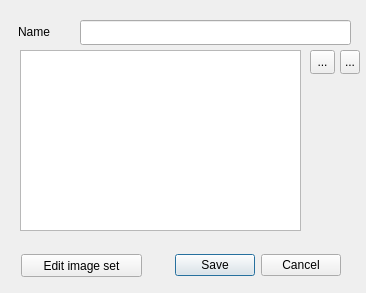
<?xml version="1.0" encoding="UTF-8"?>
<ui version="4.0">
 <class>CDlgFrameSet</class>
 <widget class="QDialog" name="CDlgFrameSet">
  <property name="geometry">
   <rect>
    <x>0</x>
    <y>0</y>
    <width>366</width>
    <height>293</height>
   </rect>
  </property>
  <property name="minimumSize">
   <size>
    <width>366</width>
    <height>293</height>
   </size>
  </property>
  <property name="maximumSize">
   <size>
    <width>366</width>
    <height>293</height>
   </size>
  </property>
  <property name="windowTitle">
   <string>Dialog</string>
  </property>
  <widget class="QDialogButtonBox" name="buttonBox">
   <property name="geometry">
    <rect>
     <x>0</x>
     <y>250</y>
     <width>341</width>
     <height>31</height>
    </rect>
   </property>
   <property name="orientation">
    <enum>Qt::Horizontal</enum>
   </property>
   <property name="standardButtons">
    <set>QDialogButtonBox::Cancel|QDialogButtonBox::Save</set>
   </property>
  </widget>
  <widget class="QLineEdit" name="eName">
   <property name="geometry">
    <rect>
     <x>80</x>
     <y>20</y>
     <width>271</width>
     <height>25</height>
    </rect>
   </property>
   <property name="maxLength">
    <number>31</number>
   </property>
  </widget>
  <widget class="QLabel" name="label">
   <property name="geometry">
    <rect>
     <x>18</x>
     <y>27</y>
     <width>52</width>
     <height>10</height>
    </rect>
   </property>
   <property name="text">
    <string>Name</string>
   </property>
  </widget>
  <widget class="CWFrameSet" name="treeWidget">
   <property name="geometry">
    <rect>
     <x>20</x>
     <y>50</y>
     <width>281</width>
     <height>181</height>
    </rect>
   </property>
   <attribute name="headerVisible">
    <bool>false</bool>
   </attribute>
   <column>
    <property name="text">
     <string notr="true">1</string>
    </property>
   </column>
  </widget>
  <widget class="QToolButton" name="btnDeleteFrame">
   <property name="geometry">
    <rect>
     <x>340</x>
     <y>50</y>
     <width>20</width>
     <height>24</height>
    </rect>
   </property>
   <property name="toolTip">
    <string>Delete Image</string>
   </property>
   <property name="text">
    <string>...</string>
   </property>
   <property name="icon">
    <iconset resource="lgck-builder.qrc">
     <normaloff>:/images/minus.png</normaloff>:/images/minus.png</iconset>
   </property>
  </widget>
  <widget class="QToolButton" name="btnAddFrames">
   <property name="geometry">
    <rect>
     <x>310</x>
     <y>50</y>
     <width>25</width>
     <height>24</height>
    </rect>
   </property>
   <property name="toolTip">
    <string>Add New Images</string>
   </property>
   <property name="text">
    <string>...</string>
   </property>
   <property name="icon">
    <iconset resource="lgck-builder.qrc">
     <normaloff>:/images/plus.png</normaloff>:/images/plus.png</iconset>
   </property>
  </widget>
  <widget class="QPushButton" name="btnEdit">
   <property name="geometry">
    <rect>
     <x>21</x>
     <y>254</y>
     <width>121</width>
     <height>23</height>
    </rect>
   </property>
   <property name="text">
    <string>Edit image set</string>
   </property>
  </widget>
 </widget>
 <customwidgets>
  <customwidget>
   <class>CWFrameSet</class>
   <extends>QTreeWidget</extends>
   <header>WFrameSet.h</header>
  </customwidget>
 </customwidgets>
 <resources>
  <include location="lgck-builder.qrc"/>
 </resources>
 <connections>
  <connection>
   <sender>buttonBox</sender>
   <signal>accepted()</signal>
   <receiver>CDlgFrameSet</receiver>
   <slot>accept()</slot>
   <hints>
    <hint type="sourcelabel">
     <x>248</x>
     <y>254</y>
    </hint>
    <hint type="destinationlabel">
     <x>157</x>
     <y>274</y>
    </hint>
   </hints>
  </connection>
  <connection>
   <sender>buttonBox</sender>
   <signal>rejected()</signal>
   <receiver>CDlgFrameSet</receiver>
   <slot>reject()</slot>
   <hints>
    <hint type="sourcelabel">
     <x>316</x>
     <y>260</y>
    </hint>
    <hint type="destinationlabel">
     <x>286</x>
     <y>274</y>
    </hint>
   </hints>
  </connection>
 </connections>
</ui>
